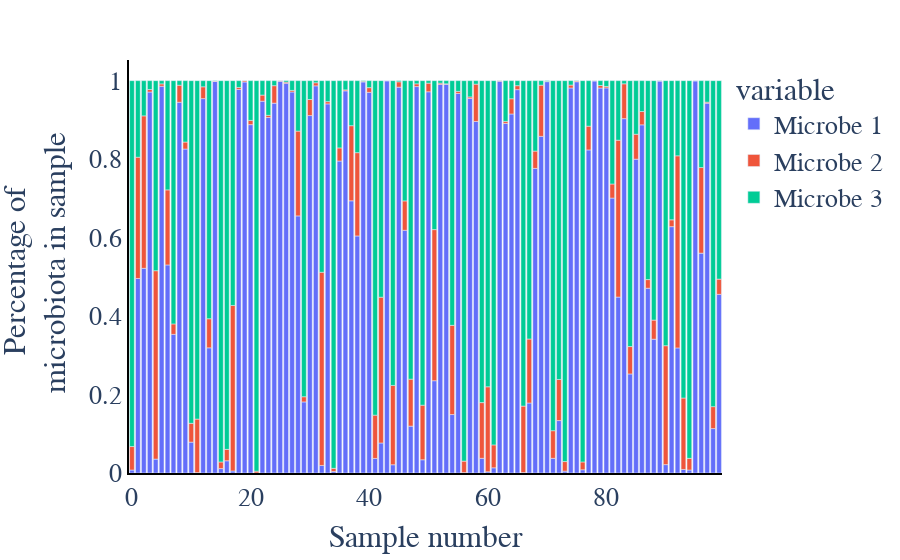

Notebook code for this chart:
### Code cell
cut_off = 7
X_plot = np.hstack([X_sim[:, :cut_off], X_sim[:, cut_off:].sum(axis=1).T[..., np.newaxis]])
fig = px.bar(pd.DataFrame(X_plot[:100, :], columns=["Microbe "+str(i+1) for i in range(X_plot.shape[1]-1)] + ["Other"]))
if p < 4:
    fig = px.bar(pd.DataFrame(X_plot[:100, :-1], columns=["Microbe "+str(i+1) for i in range(X_plot.shape[1]-1)]))
    
fig = update_layout_px(fig)
fig.update_xaxes(title="Sample number")
fig.update_yaxes(title="Percentage of <br> microbiota in sample")
fig.write_image(os.path.join(fig_path,identifier+"_Barplot.pdf" ))
fig.show()
